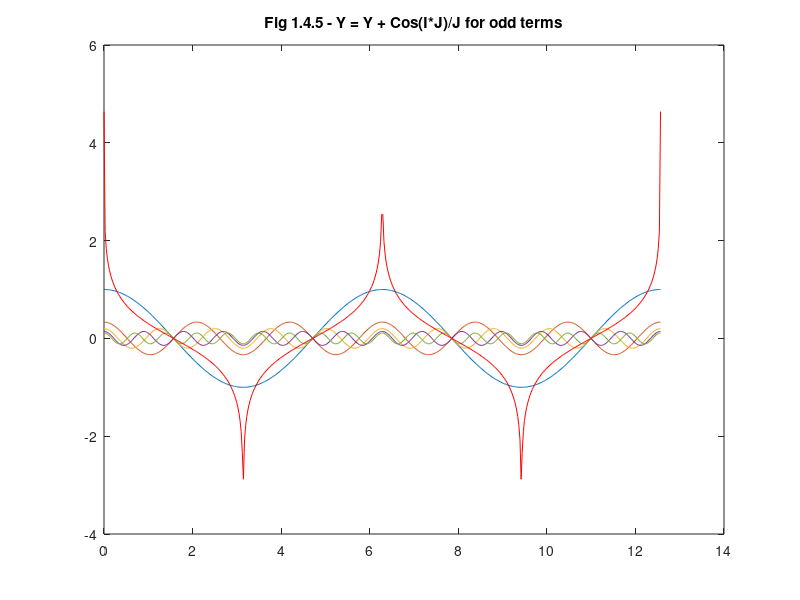

Reproduce this figure in MATLAB.
%
% author: Ke-Wei Ma
% contact: keweima at gmail.com
% summary: replicate Fig 1.4.5
%

clear all;
%clf;

h = 1:2:3000;               % odd-harmonics.  1, 3, 5 ... 1,000
a = 1 ./ h;                 % amplitude.  1/1, 1/3, 1/5 ... 1,000

n = 500;
i = linspace(0, 4*pi, n);   % number of steps

j = h' * i;

y = cos(j) .* repmat(a',1,n); % repmat converts amplitude vector to mirrored columns in new matrix

% Plot the first 5 odd harmonics and then the sum of all 
% the harmonics 

figure
plot(i, y(1,:), ...
     i, y(2,:), ...
     i, y(3,:), ...
     i, y(4,:), ...
     i, y(5,:), ...
     i, sum(y), 'r');

title('Fig 1.4.5 - Y = Y + Cos(I*J)/J for odd terms');
